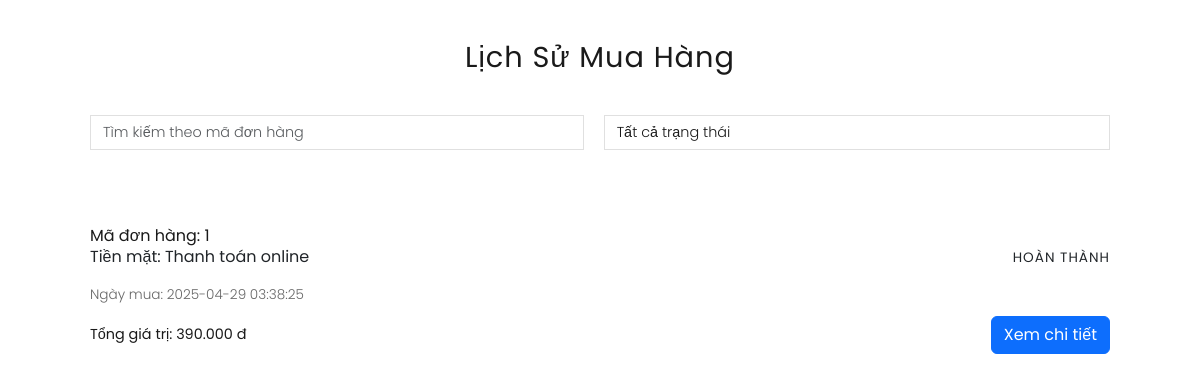
Page /FrontEnd/PublicUI/Lichsumuahang/listmuahang.php (signed in) on the committed database.
### tables this page shows
CREATE TABLE IF NOT EXISTS orders (
    order_id INT AUTO_INCREMENT PRIMARY KEY,
    user_id INT,
    user_admin_id INT,
    order_date TIMESTAMP DEFAULT CURRENT_TIMESTAMP,
    total_amount DECIMAL(10, 2) NOT NULL,
    status_id INT,
    payment_method VARCHAR(50) NOT NULL,
    phone VARCHAR(15) NOT NULL,
    address VARCHAR(50),
    FOREIGN KEY (user_id) REFERENCES user(user_id)
        ON DELETE CASCADE
        ON UPDATE CASCADE,
    FOREIGN KEY (status_id) REFERENCES status(id)
        ON DELETE SET NULL
        ON UPDATE CASCADE
);

CREATE TABLE IF NOT EXISTS status (
    id INT AUTO_INCREMENT PRIMARY KEY,
    status_name VARCHAR(50) NOT NULL,
    status_description VARCHAR(255)
);

### FrontEnd/PublicUI/Lichsumuahang/listmuahang.php (the view, shortened to what this page needs)
<?php
$user_id = $_SESSION['user_id'];
?>
<html lang="vi">
<head>
    <link href="https://cdn.jsdelivr.net/npm/bootstrap@5.3.0/dist/css/bootstrap.min.css" rel="stylesheet">
    <link href="https://cdnjs.cloudflare.com/ajax/libs/font-awesome/6.0.0-beta3/css/all.min.css" rel="stylesheet">
</head>
<body>
    <div class="container">
        <h1>Lịch Sử Mua Hàng</h1>
        <div class="filters">
            <input type="text" class="form-control" id="search-input1" placeholder="Tìm kiếm theo mã đơn hàng">
            <select class="form-select" id="status-filter">
                <option value="">Tất cả trạng thái</option>
            </select>
        </div>
        <div id="order-list">
            <?php
                $conn = mysqli_connect("localhost", "root", "", "web2_sql");
                $query_lietke_dh = "SELECT orders.order_id, orders.order_date, orders.total_amount, status.status_name , orders.payment_method
                                    FROM orders
                                    JOIN status ON status.id = orders.status_id
                                    WHERE orders.user_id = $user_id";
                $result = mysqli_query($conn, $query_lietke_dh);
                while ($row = mysqli_fetch_array($result)) {
                    $status_class = "";
            ?>
                <div class="order-card">
                    <div class="order-header">
                        <div>
                            <p>
                                <h5>Mã đơn hàng: <?= htmlspecialchars($row['order_id']) ?></h5>
                                <?= htmlspecialchars($row['payment_method']) ?>:
                                <?php
                                    if (strtolower($row['payment_method']) === 'cod') {
                                        echo 'Thanh toán khi nhận hàng';
                                    } else {
                                        echo 'Thanh toán online';
                                    }
                                ?>
                            </p>
                            <div class="date">Ngày mua: <?= htmlspecialchars($row['order_date']) ?></div>
                        </div>
                        <div class="status <?= htmlspecialchars($status_class) ?>">
                            <?= htmlspecialchars($row['status_name']) ?>
                        </div>
                    </div>
                    <div class="order-details">
                        <div class="total">Tổng giá trị: <?= number_format($row['total_amount'], 0, ',', '.') ?> đ</div>
                        <a href="?page=order_details&order_id=<?= htmlspecialchars($row['order_id']) ?>"
                        data-page="order_details&order_id=<?= htmlspecialchars($row['order_id']) ?>"
                        class="btn btn-primary">Xem chi tiết</a>
                    </div>
                </div>
            <?php
                }
            ?>
        </div>
    </div>
</body>
</html>

### FrontEnd/PublicUI/Lichsumuahang/listmuahang.php (style rules this page uses)
* { margin: 0; padding: 0; box-sizing: border-box; font-family: 'Poppins', sans-serif; }
.container { max-width: 1100px; margin: 0 auto; padding: 40px; }
h1 { font-size: 1.8rem; font-weight: 400; color: #1a1a1a; text-align: center; letter-spacing: 1px; margin-bottom: 40px; }
.filters { display: flex; gap: 20px; margin-bottom: 40px; }
.form-control, .form-select { border-radius: 0; border: 1px solid #e0e0e0; font-size: 0.9rem; font-weight: 300; color: #1a1a1a; background: #fff; }
.order-card { border-bottom: 1px solid #e0e0e0; padding: 20px 0; }
.order-card:last-child { border-bottom: none; }
.order-card .order-header { display: flex; justify-content: space-between; align-items: center; margin-bottom: 10px; }
.order-card h5 { font-size: 1rem; font-weight: 400; color: #1a1a1a; margin: 0; }
.order-card .date { font-size: 0.85rem; font-weight: 300; color: #666; }
.order-card .status { font-size: 0.85rem; font-weight: 400; text-transform: uppercase; letter-spacing: 1px; }
.order-card .order-details { display: flex; justify-content: space-between; align-items: center; }
.order-card .total { font-size: 0.9rem; font-weight: 400; color: #1a1a1a; }

### rows in the picture
orders: order_id "1", payment_method "Tiền mặt", shows "Thanh toán online", order_date "2025-04-29 03:38:25", status.status_name "HOÀN THÀNH", total_amount "390.000"
